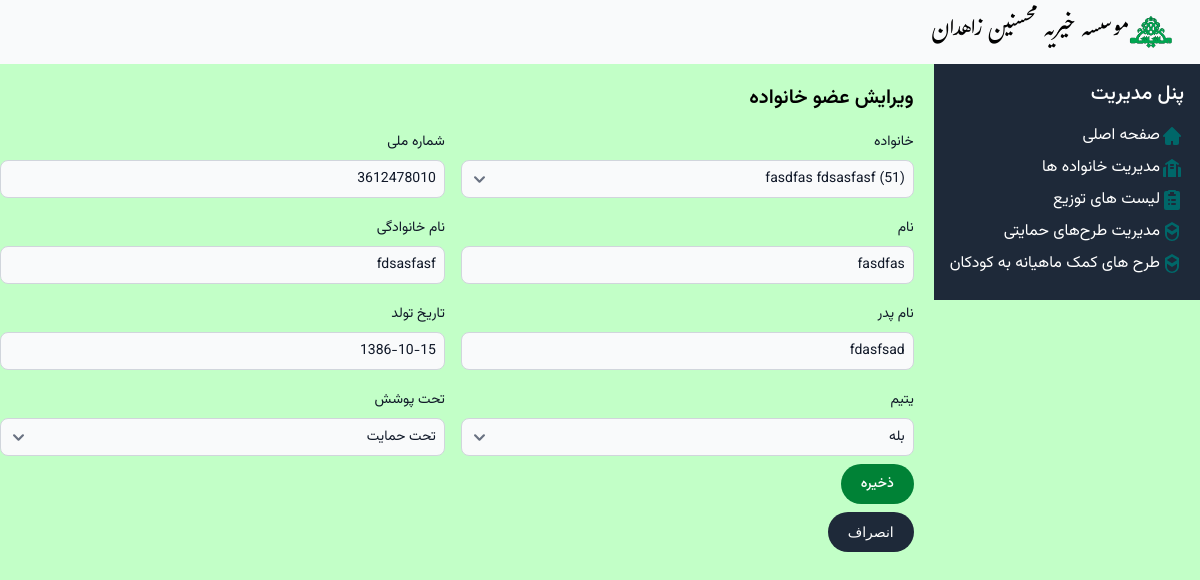
Page /families/1/members/1/edit/ on the committed database.
### Mohsenin/models.py (models this page shows)
class Person(models.Model):
    family = models.ForeignKey(Family, related_name='members', verbose_name='خانواده', on_delete=models.CASCADE)
    first_name = models.CharField('نام',max_length=50)
    last_name = models.CharField('نام خانوادگی',max_length=50)
    father_name = models.CharField('نام پدر', max_length=50)
    national_id = models.CharField('شماره ملی', max_length=10)
    birth_date = models.DateField('تاریخ تولد') #TODO: USE django-jalali
    is_orphan = models.BooleanField('یتیم', choices=YES_NO_CHOICE)
    is_active = models.BooleanField('تحت پوشش', default=True, choices=SUPPORTING_CHOICE)
    def __str__(self):
        return self.first_name + " " +self.last_name

### Mohsenin/Views/familyviews.py (the view, shortened to what this page needs)
# urls.py: path('families/<int:family_id>/members/<int:pk>/edit/', familyviews.PersonUpdateView.as_view(), name='person_update'),
class PersonUpdateView(View):
    def get(self, request, family_id, pk):
        person = get_object_or_404(Person, pk=pk)
        form = PersonForm(instance=person)
        return render(request, 'person/person_form.html', {'form': form, 'family_id': family_id, 'person':person})

### Mohsenin/forms.py
class PersonForm(forms.ModelForm):
    class Meta:
        model = Person
        fields = '__all__'

### Mohsenin/models.py (called while the page is built)
    def __str__(self):
        if self.guardian:
            return "(" + str(self.doc_code) + ")" + "   " + str(self.guardian)
        else:
            return "(" + str(self.doc_code) + ")" + "سرپرست تعیین نشده"

### Mohsenin/templatetags/form_filters.py (called while the page is built)
@register.filter
def add_class(field, css_class):
    field.field.widget.attrs['class'] = css_class
    return field

### Mohsenin/templates/Person/person_form.html (shortened to what this page needs)
{% extends "base.html" %}
{% load form_filters %}
{% block content %}
<h2 class="vazir-semibold text-xl py-5">{% if person %}ویرایش عضو خانواده{% else %}افزودن عضو جدید خانواده{% endif %}</h2>
<div>
<form method="post" class="vazir-normal text-sm">
<div class="flex">
    <div class="relative z-0 w-full mb-2 group pl-4">
        <label for="{{ form.family.id_for_label }}" class="block mb-2 vazir-normal text-sm font-medium text-gray-900" >{{ form.family.label }}</label>
        {{ form.family|add_class:'bg-gray-50 border border-gray-300 text-gray-900 vazir-normal text-sm rounded-lg focus:ring-blue-500 focus:border-blue-500 block w-full p-2'}}
    </div>
    <div class="relative z-0 w-full mb-2 group pr-4">
        <label for="{{ form.national_id.id_for_label }}" class="block mb-2 vazir-normal text-sm font-medium text-gray-900" >{{ form.national_id.label }}</label>
        {{ form.national_id|add_class:'bg-gray-50 border border-gray-300 text-gray-900 vazir-normal text-sm rounded-lg focus:ring-blue-500 focus:border-blue-500 block w-full p-2'}}
    </div>
</div>
<div class="flex pt-3">
    <div class="relative z-0 w-full mb-2 group pl-4">
        <label for="{{ form.first_name.id_for_label }}" class="block mb-2 vazir-normal text-sm font-medium text-gray-900" >{{ form.first_name.label }}</label>
        {{ form.first_name|add_class:'bg-gray-50 border border-gray-300 text-gray-900 vazir-normal text-sm rounded-lg focus:ring-blue-500 focus:border-blue-500 block w-full p-2'}}
    </div>
    <div class="relative z-0 w-full mb-2 group pr-4">
        <label for="{{ form.last_name.id_for_label }}" class="block mb-2 vazir-normal text-sm font-medium text-gray-900" >{{ form.last_name.label }}</label>
        {{ form.last_name|add_class:'bg-gray-50 border border-gray-300 text-gray-900 vazir-normal text-sm rounded-lg focus:ring-blue-500 focus:border-blue-500 block w-full p-2'}}
    </div>
</div>
<div class="flex pt-3">
    <div class="relative z-0 w-full mb-2 group pl-4">
        <label for="{{ form.father_name.id_for_label }}" class="block mb-2 vazir-normal text-sm font-medium text-gray-900" >{{ form.father_name.label }}</label>
        {{ form.father_name|add_class:'bg-gray-50 border border-gray-300 text-gray-900 vazir-normal text-sm rounded-lg focus:ring-blue-500 focus:border-blue-500 block w-full p-2'}}
    </div>
    <div class="relative z-0 w-full mb-2 group pr-4">
        <label for="{{ form.birth_date.id_for_label }}" class="block mb-2 vazir-normal text-sm font-medium text-gray-900" >{{ form.birth_date.label }}</label>
        {{ form.birth_date|add_class:'bg-gray-50 border border-gray-300 text-gray-900 vazir-normal text-sm rounded-lg focus:ring-blue-500 focus:border-blue-500 block w-full p-2'}}
    </div>
</div>
<div class="flex pt-3">
    <div class="relative z-0 w-full mb-2 group pl-4">
        <label for="{{ form.is_orphan.id_for_label }}" class="block mb-2 vazir-normal text-sm font-medium text-gray-900" >{{ form.is_orphan.label }}</label>
        {{ form.is_orphan|add_class:'bg-gray-50 border border-gray-300 text-gray-900 vazir-normal text-sm rounded-lg focus:ring-blue-500 focus:border-blue-500 block w-full p-2'}}
    </div>
    <div class="relative z-0 w-full mb-2 group pr-4">
        <label for="{{ form.is_active.id_for_label }}" class="block mb-2 vazir-normal text-sm font-medium text-gray-900" >{{ form.is_active.label }}</label>
        {{ form.is_active|add_class:'bg-gray-50 border border-gray-300 text-gray-900 vazir-normal text-sm rounded-lg focus:ring-blue-500 focus:border-blue-500 block w-full p-2'}}
    </div>
</div>
<button type="submit" class="text-white bg-green-700 hover:bg-green-800 focus:outline-none focus:ring-4 focus:ring-green-300 font-medium rounded-full text-sm px-5 py-2.5 text-center me-2 mb-2 ">ذخیره</button>
</form>
</div>
<a href="{% url 'family_detail' family_id %}"><button type="button" class="text-white bg-gray-800 hover:bg-gray-900 focus:outline-none focus:ring-4 focus:ring-gray-300 font-medium rounded-full text-sm px-5 py-2.5 me-2 mb-2 ">انصراف</button></a>
{% endblock %}

### static/css/style.css (style rules this page uses)
body { -webkit-print-color-adjust:exact !important; print-color-adjust:exact !important; background: #C2FFC7; }

### rows in the picture
Person: family "(51) fasdfas fdsasfasf", national_id "3612478010", first_name "fasdfas", last_name "fdsasfasf", father_name "fdasfsad", birth_date "1386-10-15", is_orphan "بله", is_active "تحت حمایت"
